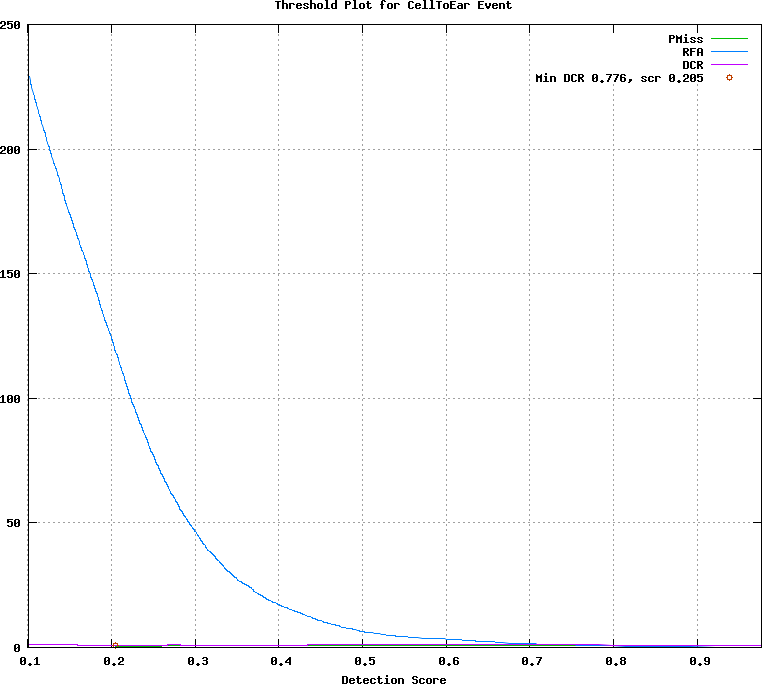

gnuplot code for this plot:
## GNUPLOT command file
set terminal postscript color
set style data lines
set title 'Threshold Plot for CellToEar Event'
set xlabel 'Detection Score'
set grid
set size ratio 0.85
plot [0.101000:0.977000]  \
  'test.det.CellToEar_Event.dat.1' using 1:4 title 'PMiss' with lines lt 2, \
  'test.det.CellToEar_Event.dat.1' using 1:5 title 'RFA' with lines lt 3, \
  'test.det.CellToEar_Event.dat.1' using 1:6 title 'DCR' with lines lt 4, \
  'test.det.CellToEar_Event.dat.2' using 1:2 title 'Min DCR 0.776, scr 0.205' with points lt 6
